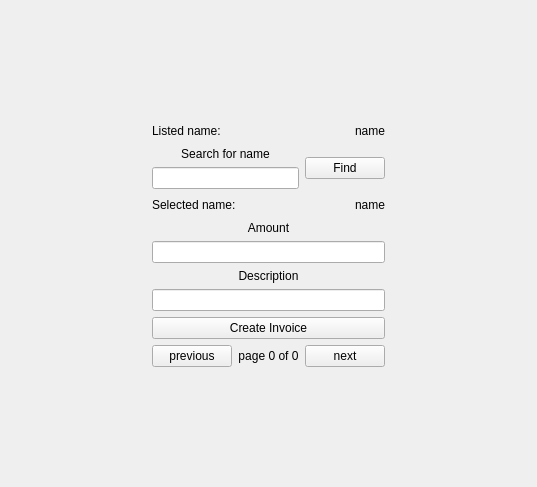
<?xml version="1.0" encoding="UTF-8"?>
<ui version="4.0">
 <class>ProcessFinancialMutations</class>
 <widget class="QMainWindow" name="ProcessFinancialMutations">
  <property name="geometry">
   <rect>
    <x>0</x>
    <y>0</y>
    <width>537</width>
    <height>487</height>
   </rect>
  </property>
  <property name="windowTitle">
   <string>MainWindow</string>
  </property>
  <widget class="QWidget" name="centralWidget">
   <layout class="QHBoxLayout" name="horizontalLayout_3">
    <item>
     <spacer name="horizontalSpacer_3">
      <property name="orientation">
       <enum>Qt::Horizontal</enum>
      </property>
      <property name="sizeHint" stdset="0">
       <size>
        <width>40</width>
        <height>20</height>
       </size>
      </property>
     </spacer>
    </item>
    <item>
     <layout class="QVBoxLayout" name="verticalLayout_5">
      <item>
       <spacer name="verticalSpacer">
        <property name="orientation">
         <enum>Qt::Vertical</enum>
        </property>
        <property name="sizeHint" stdset="0">
         <size>
          <width>20</width>
          <height>40</height>
         </size>
        </property>
       </spacer>
      </item>
      <item>
       <layout class="QVBoxLayout" name="verticalLayout_2">
        <item>
         <layout class="QHBoxLayout" name="horizontalLayout_4">
          <item>
           <widget class="QLabel" name="label">
            <property name="text">
             <string>Listed name:</string>
            </property>
           </widget>
          </item>
          <item>
           <spacer name="horizontalSpacer_2">
            <property name="orientation">
             <enum>Qt::Horizontal</enum>
            </property>
            <property name="sizeHint" stdset="0">
             <size>
              <width>40</width>
              <height>20</height>
             </size>
            </property>
           </spacer>
          </item>
          <item>
           <widget class="QLabel" name="nameLabel">
            <property name="text">
             <string>name</string>
            </property>
           </widget>
          </item>
         </layout>
        </item>
       </layout>
      </item>
      <item>
       <layout class="QHBoxLayout" name="horizontalLayout_5">
        <item>
         <layout class="QVBoxLayout" name="verticalLayout">
          <item>
           <widget class="QLabel" name="name">
            <property name="text">
             <string>Search for name</string>
            </property>
            <property name="alignment">
             <set>Qt::AlignCenter</set>
            </property>
           </widget>
          </item>
          <item>
           <widget class="QLineEdit" name="nameEdit"/>
          </item>
         </layout>
        </item>
        <item>
         <widget class="QPushButton" name="find">
          <property name="text">
           <string>Find</string>
          </property>
         </widget>
        </item>
       </layout>
      </item>
      <item>
       <layout class="QHBoxLayout" name="horizontalLayout_6">
        <item>
         <widget class="QLabel" name="selectedName">
          <property name="text">
           <string>Selected name:</string>
          </property>
         </widget>
        </item>
        <item>
         <spacer name="horizontalSpacer">
          <property name="orientation">
           <enum>Qt::Horizontal</enum>
          </property>
          <property name="sizeHint" stdset="0">
           <size>
            <width>40</width>
            <height>20</height>
           </size>
          </property>
         </spacer>
        </item>
        <item>
         <widget class="QLabel" name="nameSelected">
          <property name="text">
           <string>name</string>
          </property>
         </widget>
        </item>
       </layout>
      </item>
      <item>
       <layout class="QHBoxLayout" name="horizontalLayout">
        <item>
         <layout class="QVBoxLayout" name="verticalLayout_3">
          <item>
           <widget class="QLabel" name="amount">
            <property name="text">
             <string>Amount</string>
            </property>
            <property name="alignment">
             <set>Qt::AlignCenter</set>
            </property>
           </widget>
          </item>
          <item>
           <widget class="QLineEdit" name="amountEdit"/>
          </item>
         </layout>
        </item>
       </layout>
      </item>
      <item>
       <layout class="QVBoxLayout" name="verticalLayout_4">
        <item>
         <widget class="QLabel" name="description">
          <property name="text">
           <string>Description</string>
          </property>
          <property name="alignment">
           <set>Qt::AlignCenter</set>
          </property>
         </widget>
        </item>
        <item>
         <widget class="QLineEdit" name="descriptionEdit"/>
        </item>
       </layout>
      </item>
      <item>
       <widget class="QPushButton" name="createInvoice">
        <property name="text">
         <string>Create Invoice</string>
        </property>
       </widget>
      </item>
      <item>
       <layout class="QHBoxLayout" name="horizontalLayout_2">
        <item>
         <widget class="QPushButton" name="previous">
          <property name="text">
           <string>previous</string>
          </property>
         </widget>
        </item>
        <item>
         <widget class="QLabel" name="page">
          <property name="text">
           <string>page 0 of 0</string>
          </property>
          <property name="alignment">
           <set>Qt::AlignCenter</set>
          </property>
         </widget>
        </item>
        <item>
         <widget class="QPushButton" name="next">
          <property name="text">
           <string>next</string>
          </property>
         </widget>
        </item>
       </layout>
      </item>
      <item>
       <spacer name="verticalSpacer_2">
        <property name="orientation">
         <enum>Qt::Vertical</enum>
        </property>
        <property name="sizeHint" stdset="0">
         <size>
          <width>20</width>
          <height>40</height>
         </size>
        </property>
       </spacer>
      </item>
     </layout>
    </item>
    <item>
     <spacer name="horizontalSpacer_4">
      <property name="orientation">
       <enum>Qt::Horizontal</enum>
      </property>
      <property name="sizeHint" stdset="0">
       <size>
        <width>40</width>
        <height>20</height>
       </size>
      </property>
     </spacer>
    </item>
   </layout>
  </widget>
 </widget>
 <layoutdefault spacing="6" margin="11"/>
 <resources/>
 <connections/>
</ui>
